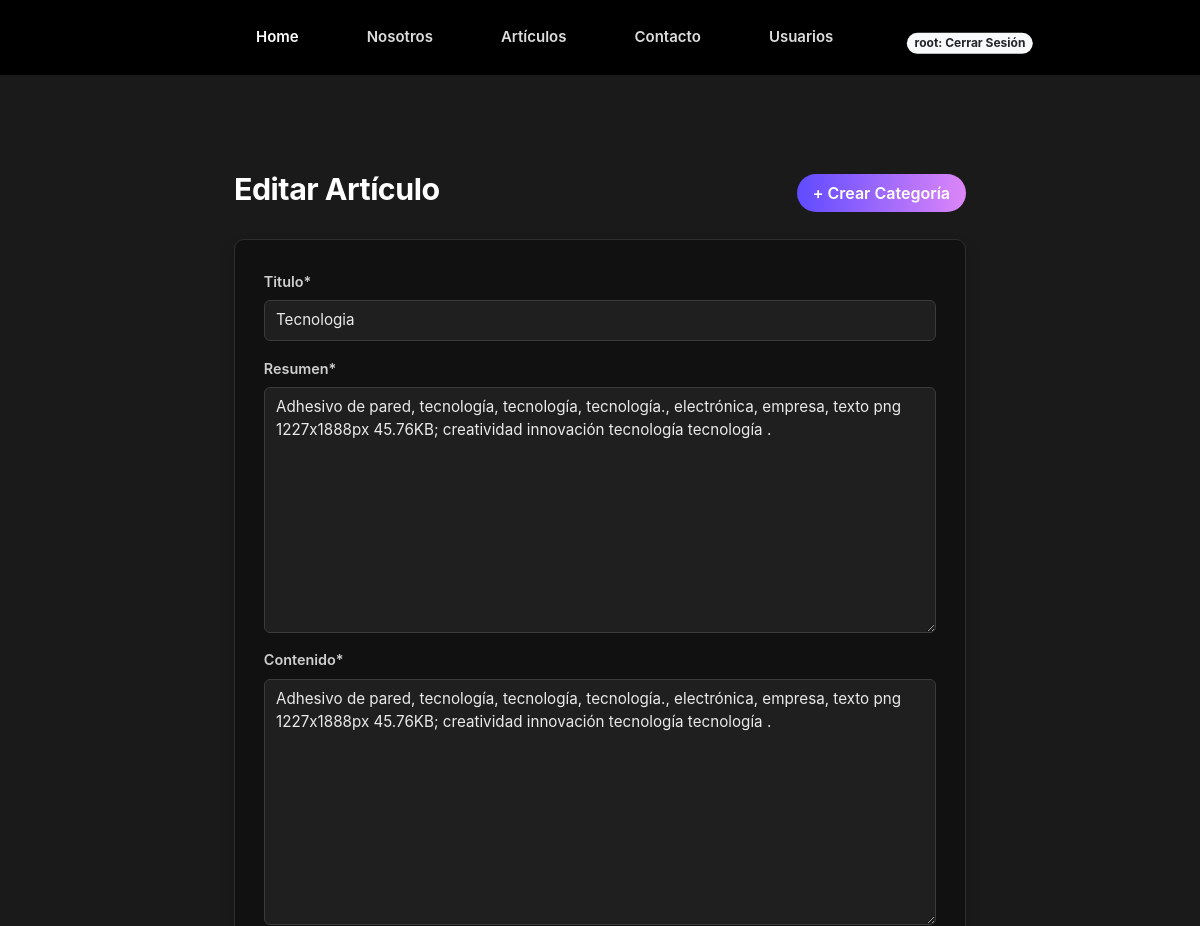
/articulos/articulos/3/actualizar/ (signed in, upper part), run on an earlier commit of the app's database.
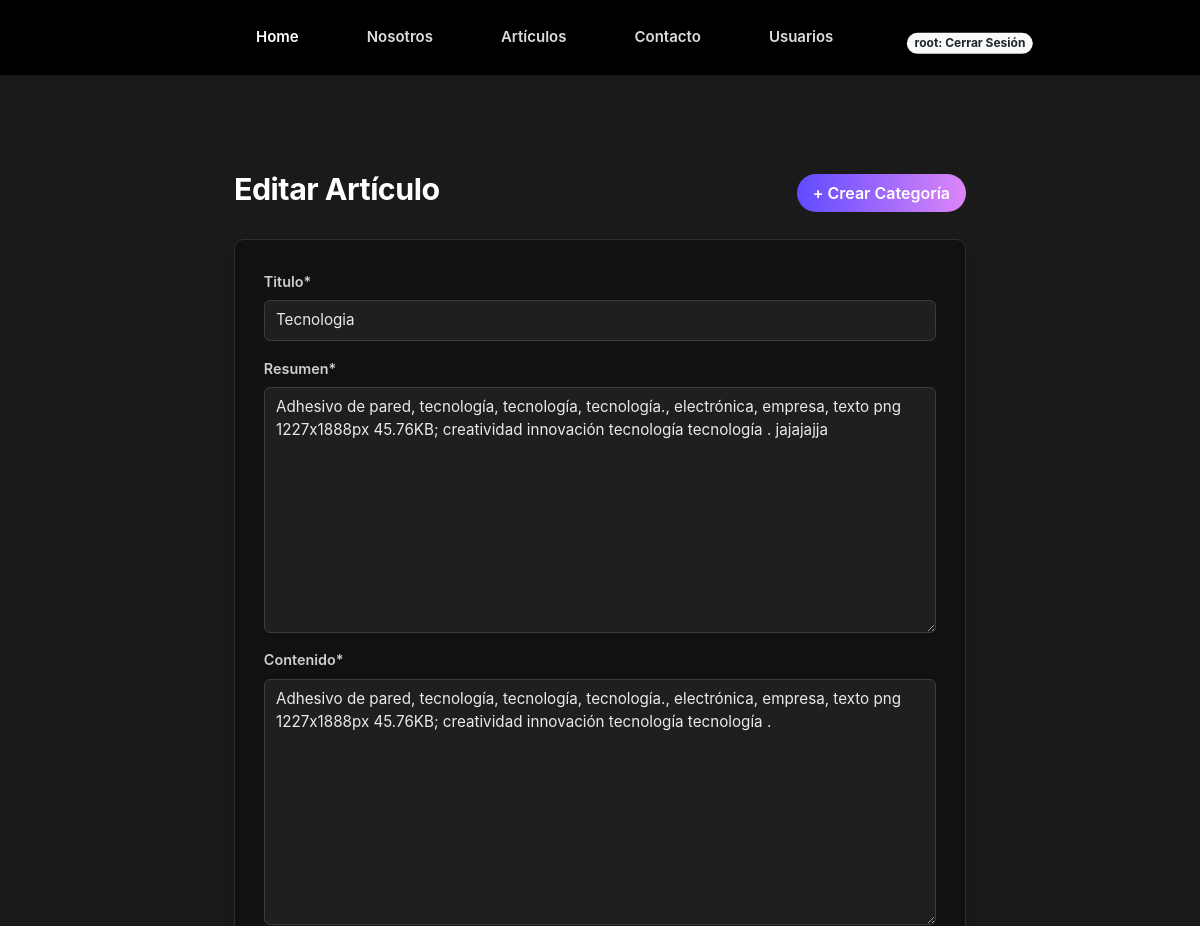
And on a later commit of the database.
### apps/articulo/models.py (models this page shows, shortened)
class Articulo(models.Model):
    titulo = models.CharField(max_length=30, null=False)
    resumen = models.TextField(null=False)
    contenido = models.TextField(null=False)
    fecha_publicacion = models.DateTimeField(auto_now_add=True)
    activo = models.BooleanField(default=True)
    categoria = models.ForeignKey(Categoria, on_delete=models.SET_NULL, null=True)
    imagen = models.ImageField(null=True, blank=True, upload_to='media', default='post_default.png')
    publicado = models.DateTimeField(default=timezone.now)
    editor = models.ForeignKey(settings.AUTH_USER_MODEL, on_delete=models.CASCADE, null=True)
    class Meta:
        ordering = ('-publicado',)

### apps/articulo/views.py (the view, shortened to what this page needs)
# urls.py: path('articulos/<int:pk>/actualizar/', ArticuloUpdateView.as_view(), name='editarArticulo'),
class ArticuloUpdateView(LoginRequiredMixin, UpdateView):
    model = Articulo
    form_class = ArticuloForm
    template_name = 'articulo/articulo_form.html'

### apps/articulo/forms.py
class ArticuloForm(forms.ModelForm):
    class Meta:
        model = Articulo
        fields = '__all__'

### apps/articulo/models.py (called while the page is built)
    def __str__(self):
        return self.nombre

### templates/articulo/articulo_form.html (shortened to what this page needs)
{% extends 'home.html' %}
{% load static %}
{% load crispy_forms_tags %}
{% block extra_css %}
<link rel="stylesheet" href="{% static 'css/articulosForm.css' %}">
{% endblock %}
{% block content %}
<section class="container py-5">
    <div class="d-flex justify-content-between align-items-center mb-4">
        <h1>
            {% if object.id %}Editar Artículo{% else %}Crear Artículo{% endif %}
        </h1>
        {% if editing %}
            <a class="btn btn-success"
                href="{% url 'apps.articulo:crearCategoria' %}?next={% url 'apps.articulo:articuloActualizar' pk=object.id %}">
                + Crear Categoría
            </a>
        {% else %}
            <a class="btn btn-success" href="{% url 'apps.articulo:crearCategoria' %}">
                + Crear Categoría
            </a>
        {% endif %}
    </div>
    <div class="card shadow p-4">
        <form method="POST" enctype="multipart/form-data">
            {{ form|crispy }}
        </form>
    </div>
</section>
{% endblock %}

What changed in the data, as far as the page shows it:
changed Articulo "Tecnologia": resumen "Adhesivo de pared, tecnología, tecnología, tecnología., electrónica, empresa, texto png 1227x1888px 45.76KB; creatividad innovación tecnología tecnología ." → "…innovación tecnología tecnología . jajajajja"
